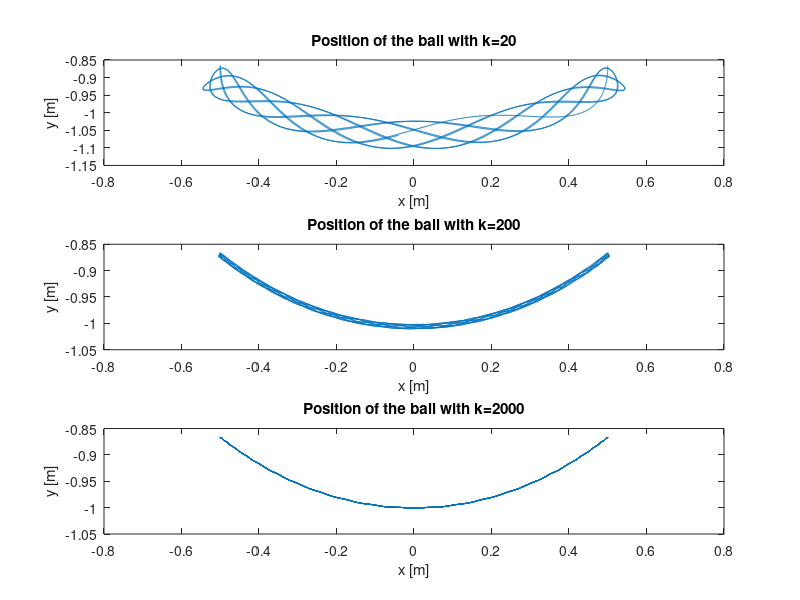

This chart was generated by the following MATLAB code:
g = 9.81;       % m/s^2
tetha = pi/6;   % angle
m = 0.1;        % kg
L0 = 1.0;       % m

r0 = [L0*sin(tetha) -L0*cos(tetha)];
v0 = [0.0 0.0];

dt = 0.001;
time = 10.0;
n = time/dt;

r = zeros(n,2);
v = zeros(n,2);

r(1,:) = r0;
v(1,:) = v0;

for j = 1:3
    
    if j == 1
        k = 20;
    elseif j == 2
        k = 200;
    else
        k = 2000;
    end
    
    for i = 1:n-1
        rr = norm(r(i,:));
        a = [0.0 -g] - (k/m)*(rr - L0)*(r(i,:)/rr);
        v(i+1,:) = v(i,:) + dt*a;
        r(i+1,:) = r(i,:) + dt*v(i+1,:);
    end
    
    subplot(3,1,j)
    plot(r(:,1),r(:,2))
    xlabel('x [m]')
    ylabel('y [m]')
    title(['Position of the ball with k=',num2str(k)])
end
